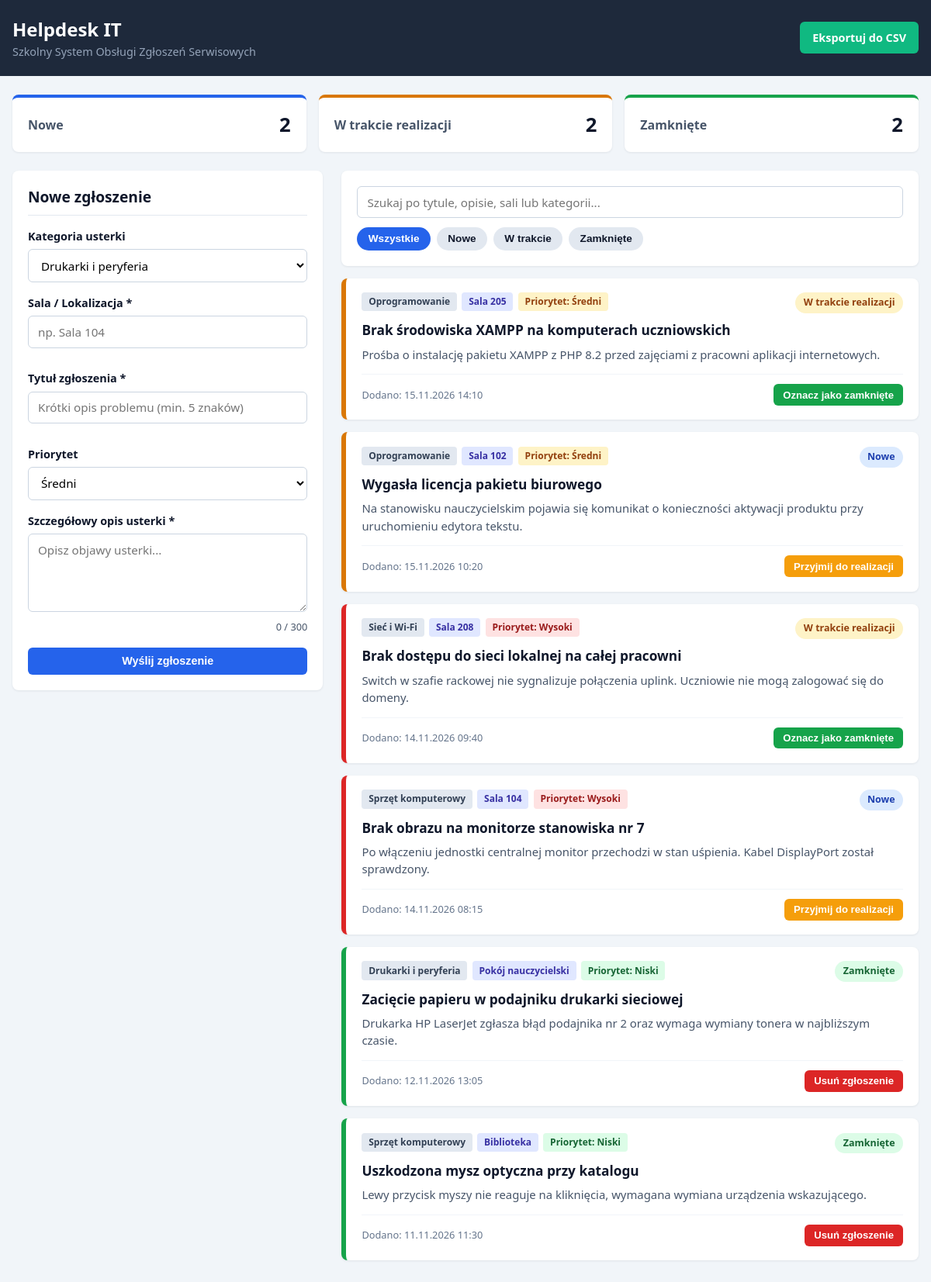
The page / on the database its author committed.
### tables this page shows
CREATE TABLE tickets (
    id INT AUTO_INCREMENT PRIMARY KEY,
    category_id INT NOT NULL,
    room VARCHAR(20) NOT NULL,
    title VARCHAR(100) NOT NULL,
    description TEXT NOT NULL,
    priority ENUM('niski', 'sredni', 'wysoki') NOT NULL DEFAULT 'sredni',
    status ENUM('nowe', 'w_trakcie', 'zamkniete') NOT NULL DEFAULT 'nowe',
    created_at TIMESTAMP DEFAULT CURRENT_TIMESTAMP,
    CONSTRAINT fk_tickets_category
        FOREIGN KEY (category_id) REFERENCES categories(id)
        ON UPDATE CASCADE
        ON DELETE RESTRICT
);

CREATE TABLE categories (
    id INT AUTO_INCREMENT PRIMARY KEY,
    name VARCHAR(60) NOT NULL
);

### index.php (the view, shortened to what this page needs)
<?php
require_once __DIR__ . '/db.php';
$categoriesStmt = $pdo->query('SELECT id, name FROM categories ORDER BY name ASC');
$categories = $categoriesStmt->fetchAll();
$ticketsStmt = $pdo->query(
    'SELECT t.id, t.room, t.title, t.description, t.priority, t.status, t.created_at, c.name AS category_name
     FROM tickets t
     INNER JOIN categories c ON t.category_id = c.id
     ORDER BY t.created_at DESC'
);
$tickets = $ticketsStmt->fetchAll();
$counts = [
    'nowe'      => 0,
    'w_trakcie' => 0,
    'zamkniete' => 0,
];
foreach ($tickets as $ticket) {
    if (isset($counts[$ticket['status']])) {
        $counts[$ticket['status']]++;
    }
}
$priorityLabels = [
    'niski'  => 'Niski',
    'sredni' => 'Średni',
    'wysoki' => 'Wysoki',
];
$statusLabels = [
    'nowe'      => 'Nowe',
    'w_trakcie' => 'W trakcie realizacji',
    'zamkniete' => 'Zamknięte',
];
function e(string $value): string
{
    return htmlspecialchars($value, ENT_QUOTES, 'UTF-8');
}
?>
<!DOCTYPE html>
<html lang="pl">
<head>
    <link rel="stylesheet" href="css/style.css">
</head>
<body>
    <header class="top-header">
        <div class="container header-inner">
            <div>
                <h1>Helpdesk IT</h1>
                <p class="subtitle">Szkolny System Obsługi Zgłoszeń Serwisowych</p>
            </div>
            <a href="export.php" class="btn btn-export">Eksportuj do CSV</a>
        </div>
    </header>
    <div class="container">
        <section class="stats-bar" aria-label="Statystyki zgłoszeń">
            <div class="stat-card stat-new">
                <span class="stat-label">Nowe</span>
                <strong class="stat-value"><?= $counts['nowe'] ?></strong>
            </div>
            <div class="stat-card stat-progress">
                <span class="stat-label">W trakcie realizacji</span>
                <strong class="stat-value"><?= $counts['w_trakcie'] ?></strong>
            </div>
            <div class="stat-card stat-closed">
                <span class="stat-label">Zamknięte</span>
                <strong class="stat-value"><?= $counts['zamkniete'] ?></strong>
            </div>
        </section>
        <div class="main-layout">
            <aside class="sidebar">
                <div class="card">
                    <h2>Nowe zgłoszenie</h2>
                    <form id="ticketForm" method="POST" action="index.php" novalidate>
                        <div class="form-group">
                            <label for="category_id">Kategoria usterki</label>
                            <select id="category_id" name="category_id" required>
                                <?php foreach ($categories as $category): ?>
                                    <option value="<?= (int)$category['id'] ?>">
                                        <?= e($category['name']) ?>
                                    </option>
                                <?php endforeach; ?>
                            </select>
                        </div>
                        <div class="form-group">
                            <label for="room">Sala / Lokalizacja *</label>
                            <input type="text" id="room" name="room" maxlength="20" placeholder="np. Sala 104" required>
                            <small class="error-text" id="roomError"></small>
                        </div>
                        <div class="form-group">
                            <label for="title">Tytuł zgłoszenia *</label>
                            <input type="text" id="title" name="title" maxlength="100" placeholder="Krótki opis problemu (min. 5 znaków)" required>
                            <small class="error-text" id="titleError"></small>
                        </div>
                        <div class="form-group">
                            <label for="priority">Priorytet</label>
                            <select id="priority" name="priority">
                                <option value="sredni" selected>Średni</option>
                            </select>
                        </div>
                        <div class="form-group">
                            <label for="description">Szczegółowy opis usterki *</label>
                            <textarea id="description" name="description" rows="4" maxlength="300" placeholder="Opisz objawy usterki..." required></textarea>
                            <div class="field-footer">
                                <span id="charCounter" class="char-counter">0 / 300</span>
                            </div>
                        </div>
                        <button type="submit" class="btn btn-primary btn-block">Wyślij zgłoszenie</button>
                    </form>
                </div>
            </aside>
            <main class="content">
                <div class="filter-panel card">
                    <div class="search-box">
                        <input type="search" id="searchInput" placeholder="Szukaj po tytule, opisie, sali lub kategorii..." aria-label="Szukaj zgłoszeń">
                    </div>
                    <div class="status-filters" role="group" aria-label="Filtruj według statusu">
                        <button type="button" class="filter-btn active" data-filter="all">Wszystkie</button>
                        <button type="button" class="filter-btn" data-filter="nowe">Nowe</button>
                        <button type="button" class="filter-btn" data-filter="w_trakcie">W trakcie</button>
                        <button type="button" class="filter-btn" data-filter="zamkniete">Zamknięte</button>
                    </div>
                </div>
                <div id="ticketsList" class="tickets-list">
                    <?php if (empty($tickets)): ?>
                        <div class="card empty-state">Brak zgłoszeń w bazie danych.</div>
                    <?php else: ?>
                        <?php foreach ($tickets as $ticket): ?>
                            <article class="ticket-card priority-<?= e($ticket['priority']) ?>" data-status="<?= e($ticket['status']) ?>">
                                <div class="ticket-header">
                                    <div class="ticket-meta">
                                        <span class="badge badge-category"><?= e($ticket['category_name']) ?></span>
                                        <span class="badge badge-room"><?= e($ticket['room']) ?></span>
                                        <span class="badge badge-priority-<?= e($ticket['priority']) ?>">
                                            Priorytet: <?= e($priorityLabels[$ticket['priority']]) ?>
                                        </span>
                                    </div>
                                    <span class="status-pill status-<?= e($ticket['status']) ?>">
                                        <?= e($statusLabels[$ticket['status']]) ?>
                                    </span>
                                </div>
                                <h3 class="ticket-title"><?= e($ticket['title']) ?></h3>
                                <p class="ticket-desc"><?= nl2br(e($ticket['description'])) ?></p>
                                <div class="ticket-footer">
                                    <time class="ticket-date" datetime="<?= e($ticket['created_at']) ?>">
                                        Dodano: <?= e(date('d.m.Y H:i', strtotime($ticket['created_at']))) ?>
                                    </time>
                                    <div class="ticket-actions">
                                        <?php if ($ticket['status'] === 'nowe'): ?>
                                            <form method="POST" action="index.php">
                                                <button type="submit" class="btn btn-sm btn-warning">Przyjmij do realizacji</button>
                                            </form>
                                        <?php elseif ($ticket['status'] === 'w_trakcie'): ?>
                                            <form method="POST" action="index.php">
                                                <button type="submit" class="btn btn-sm btn-success">Oznacz jako zamknięte</button>
                                            </form>
                                        <?php elseif ($ticket['status'] === 'zamkniete'): ?>
                                            <form method="POST" action="index.php" class="delete-form">
                                                <button type="submit" class="btn btn-sm btn-danger">Usuń zgłoszenie</button>
                                            </form>
                                        <?php endif; ?>
                                    </div>
                                </div>
                            </article>
                        <?php endforeach; ?>
                    <?php endif; ?>
                </div>
            </main>
        </div>
    </div>
</body>
</html>

### rows shown on the page
tickets: category.name "Oprogramowanie", room "Sala 205", priority "Średni", status "W trakcie realizacji", title "Brak środowiska XAMPP na komputerach uczniowskich", description "Prośba o instalację pakietu XAMPP z PHP 8.2 przed zajęciami z pracowni aplikacji internetowych.", created_at "15.11.2026 14:10"
tickets: category.name "Oprogramowanie", room "Sala 102", priority "Średni", status "Nowe", title "Wygasła licencja pakietu biurowego", description "Na stanowisku nauczycielskim pojawia się komunikat o konieczności aktywacji produktu przy uruchomieniu edytora tekstu.", created_at "15.11.2026 10:20"
tickets: category.name "Sieć i Wi-Fi", room "Sala 208", priority "Wysoki", status "W trakcie realizacji", title "Brak dostępu do sieci lokalnej na całej pracowni", description "Switch w szafie rackowej nie sygnalizuje połączenia uplink. Uczniowie nie mogą zalogować się do domeny.", created_at "14.11.2026 09:40"
tickets: category.name "Sprzęt komputerowy", room "Sala 104", priority "Wysoki", status "Nowe", title "Brak obrazu na monitorze stanowiska nr 7", description "Po włączeniu jednostki centralnej monitor przechodzi w stan uśpienia. Kabel DisplayPort został sprawdzony.", created_at "14.11.2026 08:15"
tickets: category.name "Drukarki i peryferia", room "Pokój nauczycielski", priority "Niski", status "Zamknięte", title "Zacięcie papieru w podajniku drukarki sieciowej", description "Drukarka HP LaserJet zgłasza błąd podajnika nr 2 oraz wymaga wymiany tonera w najbliższym czasie.", created_at "12.11.2026 13:05"
tickets: category.name "Sprzęt komputerowy", room "Biblioteka", priority "Niski", status "Zamknięte", title "Uszkodzona mysz optyczna przy katalogu", description "Lewy przycisk myszy nie reaguje na kliknięcia, wymagana wymiana urządzenia wskazującego.", created_at "11.11.2026 11:30"

### other values the page prints
$counts['nowe'] "2"
$counts['w_trakcie'] "2"
$counts['zamkniete'] "2"
form field category_id "Drukarki i peryferia"
